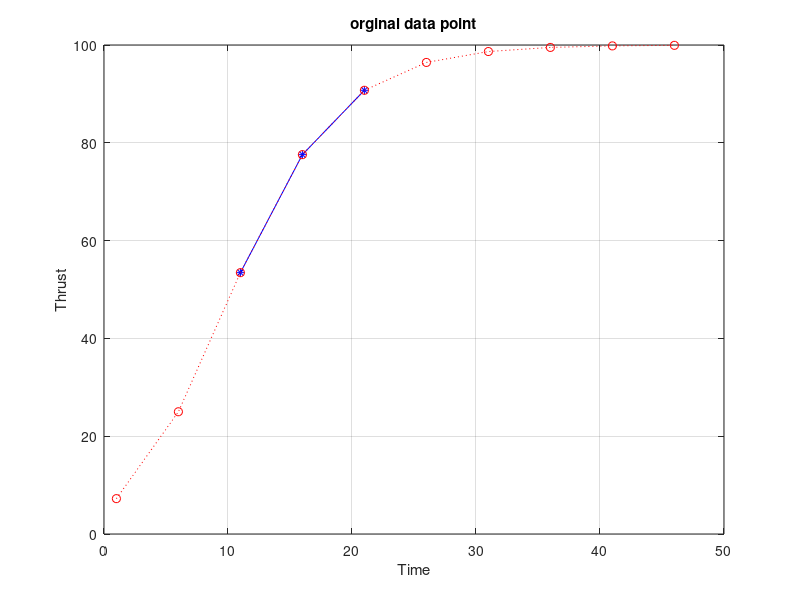

Write MATLAB code to recreate this figure. (Note: this script raises an error after producing the figure.)
T=[1 6 11 16 21 26 31 36 41 46];%time values
Th=[7.2330 25.0000 53.4446 77.5804 90.7398 96.4352 98.6660 99.5060 99.8178 99.9330];%Thrust values
for j=1:numel(T)-1
        if T(j)<=18 && T(j+1)>=18
              break;
        end
end
P=[];%1st,2nd,3rd,4th,...,9th degree polynomials for Time=18 .
%we divide time values in two section . 
% the first section is T(1)to T(j) that we found j in previous loop . 
for i=1:j
    p1=[];
    X=T(j+1:-1:j-i+1);
    Y=Th(j+1:-1:j-i+1);
     if i==2
        figure
         plot(X,Y,'b*-')% second degree polynomial in a single plot
         hold on
         plot(T,Th,'ro:')
        grid on
        xlabel('Time')
        ylabel('Thrust')
        title('orginal data point')
     end
   
    for z=1:i+1
    L=(18-X(find(X~=(X(z)))))./(X(z)-X(find(X~=(X(z)))));%lagrange interpolation polynomial calculation. 
    a=prod(L)*Y(z);
    p1=[p1,a];
    end
    p1=sum(p1);
    P=[P,p1];

end
 %second secton loop contains T(j) to T(9) .
for i=j+1:numel(T)-1
    p2=[];
    X=T(j+i-3:-1:1);
    Y=Th(j+i-3:-1:1);
    for z=1:i+1
    L=(18-X(find(X~=(X(z)))))./(X(z)-X(find(X~=(X(z)))));
    a=prod(L)*Y(z);
    p2=[p2,a];
    end
    p2=sum(p2);
    P=[P,p2];
end
P %interpolation lagrange plynomial  which contains 1st degree to 9th for time=18. 
thrust=88
X=T(3:5);
Y=Th(3:5);
syms t
f(t)=((t-X(2))*(t-X(3)))/((X(1)-X(2))*(X(1)-X(3)))*Y(1)+((t-X(1))*(t-X(3)))/((X(2)-X(1))*(X(2)-X(3)))*Y(2)+((t-X(1))*(t-X(2)))/((X(3)-X(1))*(X(3)-X(2)))*Y(3)-thrust;
%now we should find root of f by newton's method
e=0.00001;%initial guess.
df=diff(f);
c=18;
s=c-double(f(c))/double(df(c));
while sqrt(s-c)>e
    c=s;
    s=c-double(f(c))/double(df(c));
end
F=@(t)((t-X(2))*(t-X(3)))/((X(1)-X(2))*(X(1)-X(3)))*Y(1)+((t-X(1))*(t-X(3)))/((X(2)-X(1))*(X(2)-X(3)))*Y(2)+((t-X(1))*(t-X(2)))/((X(3)-X(1))*(X(3)-X(2)))*Y(3)-thrust;
time=s%time which thrust=88
CheckResult=fzero(F,11)
plot(c,88,'k*')
legend('2nd degree ploynomial', 'data point','point which thrust=88')

    

    
    
        
        
        
        
            
    